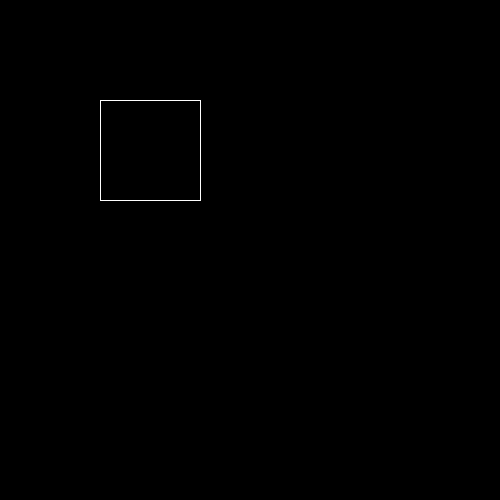
Frame 1 (no input)
Frame 60 (the mouse pressed at the canvas centre just before this capture): identical to frame 1, image omitted
Frame 120 (the mouse held since frame 60 and released just before this capture): identical to frame 1, image omitted

The Processing sketch that drew this single still picture (run headless with seeded random() and noise(); from frame 60 on, the mouse is pressed at the canvas centre):

// Processing sketch: H9_4
// ── H9_4.pde



void setup(){
  size(500,500);
  
}


void draw(){
  background(0);
 // rect(100,100,100,100);
  stroke(255);
  square(100,100,100,100);
  
}

void square(int x,int y,int w,int h){
     //top line
     line(x,y,x+w,y);
     //bottom line
     line(x,y+h,x+w,y+h);
     //left line
     line(x,y,x,y+h);
     //right line
     line(x+w,y,x+w,y+h);
}
